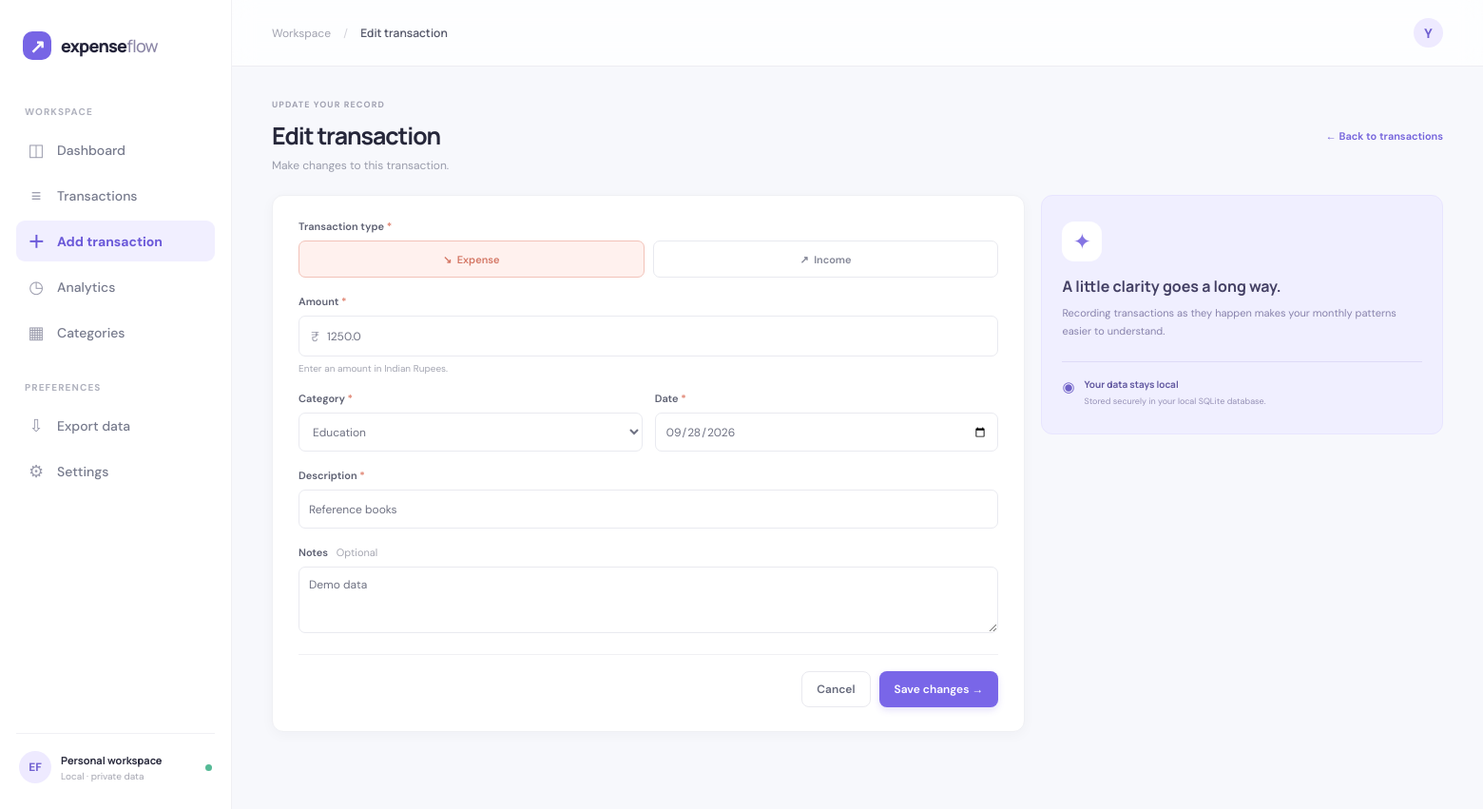
Page /transactions/4/edit on the committed database.
### tables this page shows
CREATE TABLE transactions (
                id INTEGER PRIMARY KEY AUTOINCREMENT,
                date TEXT NOT NULL,
                type TEXT NOT NULL CHECK(type IN ('Income','Expense')),
                category TEXT NOT NULL,
                description TEXT NOT NULL,
                amount REAL NOT NULL CHECK(amount > 0),
                notes TEXT DEFAULT '',
                created_at TEXT NOT NULL DEFAULT CURRENT_TIMESTAMP
            );

### app.py (the view, shortened to what this page needs)
@app.route("/transactions/new", methods=["GET", "POST"])
@app.route("/transactions/<int:tx_id>/edit", methods=["GET", "POST"])
def transaction_form(tx_id=None):
    editing = tx_id is not None
    with get_db() as db:
        tx = db.execute("SELECT * FROM transactions WHERE id=?", (tx_id,)).fetchone() if editing else None
        cats = db.execute("SELECT name FROM categories ORDER BY name").fetchall()
    if editing and tx is None: abort(404)
    return render_template("add_transaction.html", active="add", editing=editing, tx=tx, categories=cats, today=date.today().isoformat())

### app.py (called while the page is built)
@app.context_processor
def global_data():
    return {"nav_categories": CATEGORIES}

### database.py (called while the page is built)
def get_db():
    DB_PATH.parent.mkdir(parents=True, exist_ok=True)
    conn = sqlite3.connect(DB_PATH)
    conn.row_factory = sqlite3.Row
    conn.execute("PRAGMA foreign_keys = ON")
    return conn

### templates/add_transaction.html
{% extends 'base.html' %}{% block title %}{{ 'Edit' if editing else 'Add' }} transaction{% endblock %}{% block crumb %}{{ 'Edit transaction' if editing else 'Add transaction' }}{% endblock %}{% block content %}<section class="page-heading"><div><p class="eyebrow">{{ 'UPDATE YOUR RECORD' if editing else 'KEEP YOUR RECORD UP TO DATE' }}</p><h1>{{ 'Edit transaction' if editing else 'Add a transaction' }}</h1><p class="muted">{{ 'Make changes to this transaction.' if editing else 'Every small detail adds up to a clearer picture.' }}</p></div><a class="text-link" href="{{ url_for('transactions') }}">← Back to transactions</a></section><div class="form-layout"><section class="panel form-panel"><form method="post" id="transactionForm" novalidate><div class="field"><label>Transaction type <span class="required">*</span></label><div class="type-toggle"><label><input type="radio" name="type" value="Expense" {{ 'checked' if not tx or tx.type=='Expense' }}><span>↘ &nbsp;Expense</span></label><label><input type="radio" name="type" value="Income" {{ 'checked' if tx and tx.type=='Income' }}><span>↗ &nbsp;Income</span></label></div></div><div class="field"><label for="amount">Amount <span class="required">*</span></label><div class="amount-input"><span>₹</span><input id="amount" name="amount" type="number" min="0.01" max="100000000" step="0.01" placeholder="0.00" required value="{{ tx.amount if tx else '' }}"></div><small>Enter an amount in Indian Rupees.</small></div><div class="form-row"><div class="field"><label for="category">Category <span class="required">*</span></label><select id="category" name="category" required><option value="">Choose category</option>{% for c in categories %}<option value="{{ c.name }}" {{ 'selected' if tx and tx.category==c.name }}>{{ c.name }}</option>{% endfor %}</select></div><div class="field"><label for="date">Date <span class="required">*</span></label><input id="date" name="date" type="date" required value="{{ tx.date if tx else today }}"></div></div><div class="field"><label for="description">Description <span class="required">*</span></label><input id="description" name="description" maxlength="120" required placeholder="e.g. Weekly groceries" value="{{ tx.description if tx else '' }}"></div><div class="field"><label for="notes">Notes <span class="optional">Optional</span></label><textarea id="notes" name="notes" maxlength="500" rows="3" placeholder="Add any extra details...">{{ tx.notes if tx else '' }}</textarea></div><div class="form-footer"><a class="button secondary" href="{{ url_for('transactions') }}">Cancel</a><button class="button primary" type="submit">{{ 'Save changes' if editing else 'Save transaction' }} →</button></div></form></section><aside class="form-aside"><div class="aside-illustration">✦</div><h3>A little clarity goes a long way.</h3><p>Recording transactions as they happen makes your monthly patterns easier to understand.</p><div class="privacy-note"><span>◉</span><span><strong>Your data stays local</strong><small>Stored securely in your local SQLite database.</small></span></div></aside></div>{% endblock %}

### static/css/style.css (style rules this page uses)
:root { --ink:#26273a;--muted:#9297a7;--line:#eeeef3;--surface:#fff;--bg:#f7f8fc;--purple:#7966e8;--purple-dark:#6854d4;--green:#45a989;--coral:#e88778;--shadow:0 3px 14px rgba(35,37,65,.035) }
* { box-sizing:border-box }
body { margin:0;background:var(--bg);color:var(--ink);font-family:'DM Sans',sans-serif;font-size:14px }
h1,h2,h3,strong { font-family:'Manrope','DM Sans',sans-serif }
a { color:inherit;text-decoration:none }
button,input,select,textarea { font:inherit }
.welcome-row,.page-heading { display:flex;align-items:center;justify-content:space-between;margin-bottom:24px }
.eyebrow { font-size:9px;font-weight:700;letter-spacing:1.1px;color:#a0a1b1;margin:0 0 9px }
.welcome-row h1,.page-heading h1 { font-size:27px;letter-spacing:-1.1px;margin:0 0 6px }
.muted { color:#999cab;margin:0;font-size:12px }
.button { min-height:38px;padding:0 15px;border:1px solid transparent;border-radius:8px;display:inline-flex;align-items:center;justify-content:center;gap:8px;font-weight:600;font-size:12px;cursor:pointer;transition:.18s }
.button.primary { background:var(--purple);color:white;box-shadow:0 3px 7px #7966e833 }
.button.secondary { background:#fff;border-color:#e9e9ef;color:#65697b }
.stat-card,.panel { background:var(--surface);border:1px solid #eff0f4;border-radius:12px;box-shadow:var(--shadow) }
.panel { padding:19px 20px;margin-bottom:16px }
.text-link { color:#7362db;font-weight:600;font-size:11px }
.page-heading { margin-bottom:23px }
.page-heading h1 { font-size:25px }
.filter-form select,.filter-form input,.inline-add input,.field input,.field select,.field textarea,.export-options select { height:37px;border:1px solid #e9eaf0;border-radius:7px;background:#fff;padding:0 10px;color:#6e7182;font-size:11px;outline:none }
.form-layout { display:grid;grid-template-columns:minmax(0,1.5fr) minmax(220px,.8fr);gap:17px;align-items:start }
.form-panel { padding:25px 27px }
.field { margin-bottom:18px }
.field>label { display:block;font-weight:600;font-size:11px;margin-bottom:8px;color:#5d6072 }
.required { color:#df806d }
.optional { color:#a5a6b1;font-weight:400;margin-left:6px }
.field input,.field select,.field textarea { width:100%;height:41px;font-size:12px }
.field textarea { height:auto;resize:vertical;padding:10px }
.field>small { display:block;font-size:10px;color:#a4a6b2;margin-top:6px }
.amount-input { height:43px;display:flex;align-items:center;border:1px solid #e9eaf0;border-radius:7px;padding:0 12px;color:#9a9baa }
.amount-input input { border:0;box-shadow:none!important;padding-left:8px;height:39px }
.form-row { display:grid;grid-template-columns:1fr 1fr;gap:13px }
.type-toggle { display:flex;gap:9px }
.type-toggle label { flex:1;cursor:pointer }
.type-toggle span { height:39px;border:1px solid #e8e9ef;border-radius:7px;display:flex;align-items:center;justify-content:center;color:#848797;font-size:11px;font-weight:600 }
.type-toggle input:checked+span { background:#fff1ee;border-color:#f2c2b8;color:#d47765 }
.form-footer { border-top:1px solid #f0f0f4;padding-top:17px;display:flex;justify-content:flex-end;gap:9px }
.form-aside { padding:27px 21px;background:#f0efff;border:1px solid #e8e5ff;border-radius:12px;color:#6f61c7 }
.aside-illustration { width:42px;height:42px;border-radius:13px;display:grid;place-items:center;background:white;color:#8474e3;font-size:23px }
.form-aside h3 { font-size:16px;line-height:1.45;margin:15px 0 7px;color:#444064 }
.form-aside>p { font-size:11px;line-height:1.7;color:#8883ac;margin:0 }
.privacy-note { display:flex;gap:10px;align-items:flex-start;border-top:1px solid #dedaf7;margin-top:22px;padding-top:16px }
.privacy-note>span:first-child { font-size:15px }
.privacy-note strong,.privacy-note small { display:block }
.privacy-note strong { font-size:10px;color:#6258a0 }
.privacy-note small { font-size:9px;line-height:1.6;color:#9691b6;margin-top:4px }

### rows in the picture
transactions: amount "1250.0", date "09/28/2026", description "Reference books", notes "Demo data"

### other values in the picture
{{ 'Edit transaction' if editing else 'Add transaction' }} "Edit transaction"
{{ 'UPDATE YOUR RECORD' if editing else 'KEEP YOUR RECORD UP TO DATE' }} "UPDATE YOUR RECORD"
{{ 'Edit transaction' if editing else 'Add a transaction' }} "Edit transaction"
{{ 'Save changes' if editing else 'Save transaction' }} "Save changes"
form field category "Education"
